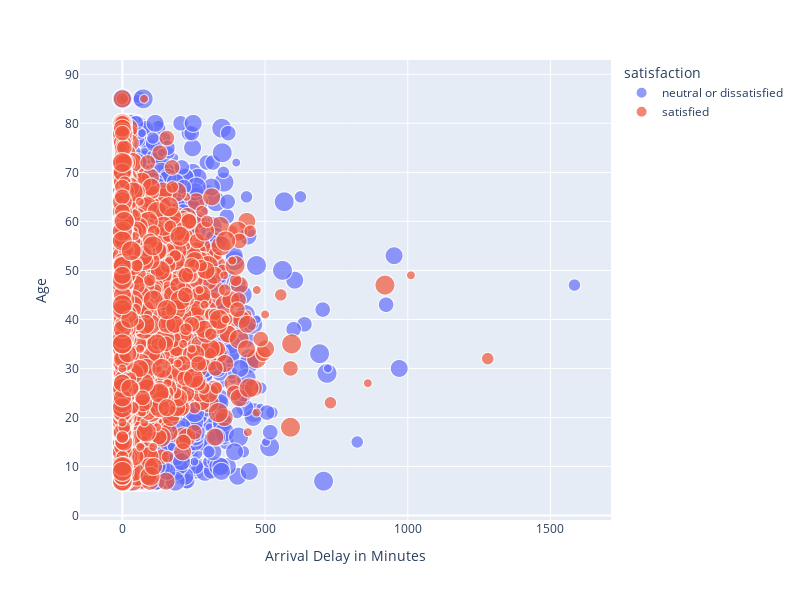

Notebook source saved alongside this figure:
### Code cell
columns = ["Arrival Delay in Minutes"] #Kardinale Variablen
size_column = "Departure/Arrival time convenient" # Größenspalte für die Punkte
for column in columns: # Schleife über die kardinalen Variablen
    fig = px.scatter(df,x=column,y='Age',color='satisfaction', size=size_column, width=800, height=600) # Erstellen des Scatterplots
    fig.show() # Anzeigen des Plots

### Figure 1 — Plotly figure (JSON) as saved in the notebook; plotly's stock layout.template omitted (floating-point values rounded to 4 significant figures; data arrays with more than 128 entries replaced by an {"elided": "..."} marker saying what was removed)
{"data": [{"hovertemplate": "satisfaction=neutral or dissatisfied<br>Arrival Delay in Minutes=%{x}<br>Age=%{y}<br>Departure/Arrival time convenient=%{marker.size}<extra></extra>", "legendgroup": "neutral or dissatisfied", "marker": {"color": "#636efa", "size": {"elided": "58879 int values"}, "sizemode": "area", "sizeref": 0.0125, "symbol": "circle"}, "mode": "markers", "name": "neutral or dissatisfied", "showlegend": true, "type": "scattergl", "x": {"elided": "58879 float values"}, "xaxis": "x", "y": {"elided": "58879 int values"}, "yaxis": "y"}, {"hovertemplate": "satisfaction=satisfied<br>Arrival Delay in Minutes=%{x}<br>Age=%{y}<br>Departure/Arrival time convenient=%{marker.size}<extra></extra>", "legendgroup": "satisfied", "marker": {"color": "#EF553B", "size": {"elided": "45025 int values"}, "sizemode": "area", "sizeref": 0.0125, "symbol": "circle"}, "mode": "markers", "name": "satisfied", "showlegend": true, "type": "scattergl", "x": {"elided": "45025 float values"}, "xaxis": "x", "y": {"elided": "45025 int values"}, "yaxis": "y"}], "layout": {"height": 600, "legend": {"itemsizing": "constant", "title": {"text": "satisfaction"}, "tracegroupgap": 0}, "margin": {"t": 60}, "width": 800, "xaxis": {"anchor": "y", "domain": [0, 1], "title": {"text": "Arrival Delay in Minutes"}}, "yaxis": {"anchor": "x", "domain": [0, 1], "title": {"text": "Age"}}}}
